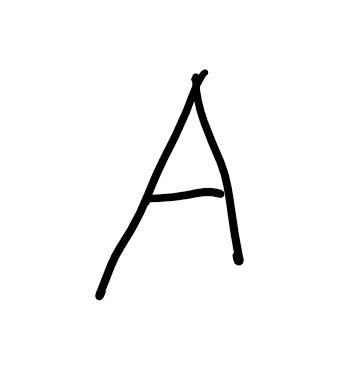
#> input picture src/trainImage/image2.png, 353 x 382 px
$ python ImageProcessScript.py
#> lines starting #> are read from the running program, lines starting #| are printed output that depends on the picture
from PIL import Image
import matplotlib.pyplot as plt
import os

row_folder = input("Enter the path to the folder containing the raw images: ")
#> the answer given: trainImage
target_number = input("Enter the number these images are of: ")
#> the answer given: trainImage/image2.png
target_folder = input("Enter the path to the folder you want to save the processed images to: ")
#> the answer given: out.png
next_suffix = 0

for filename in os.listdir(row_folder):
    # Check if the file is an image (JPEG, PNG, etc.)
    if filename.endswith('.png'):
        # Construct the complete file path
        file_path = os.path.join(row_folder, filename)
        # Open the image
        image = Image.open(file_path)
#> image is the input picture: PIL image 353x382 RGBA; mean R, G, B, A 247.3, 247.3, 247.3, 255
        resized_image = image.resize((28, 28))
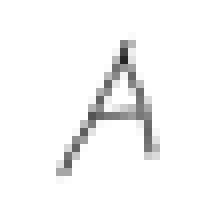
#> resized_image: PIL image 28x28 RGBA (shown 8 times larger); mean R, G, B, A 246.9, 246.9, 246.9, 255
        next_suffix += 1
        filename = f'{next_suffix}_processed_image_{target_number}.png'
        save_path = os.path.join(target_folder, filename)
        resized_image.save(save_path)
        image.close()
        resized_image.close()

print("Done!")


#plt.imshow(resized_image)
#plt.show()
